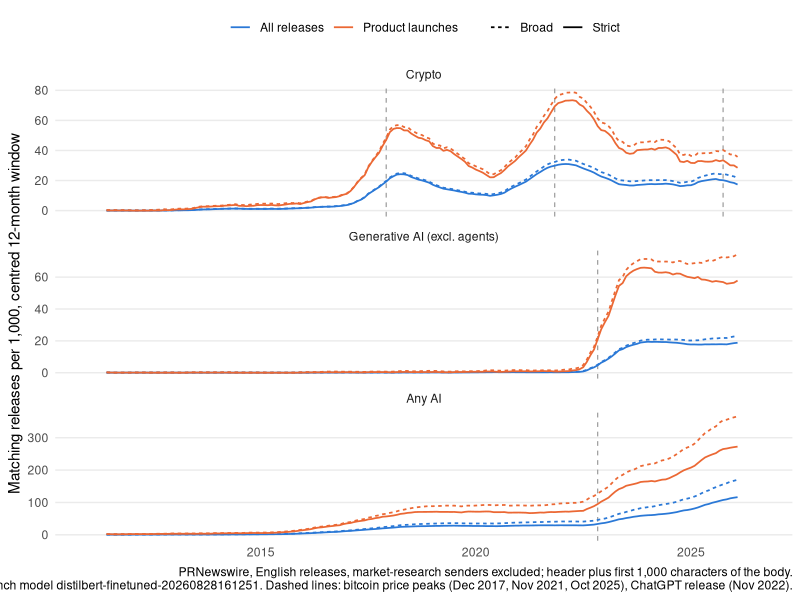
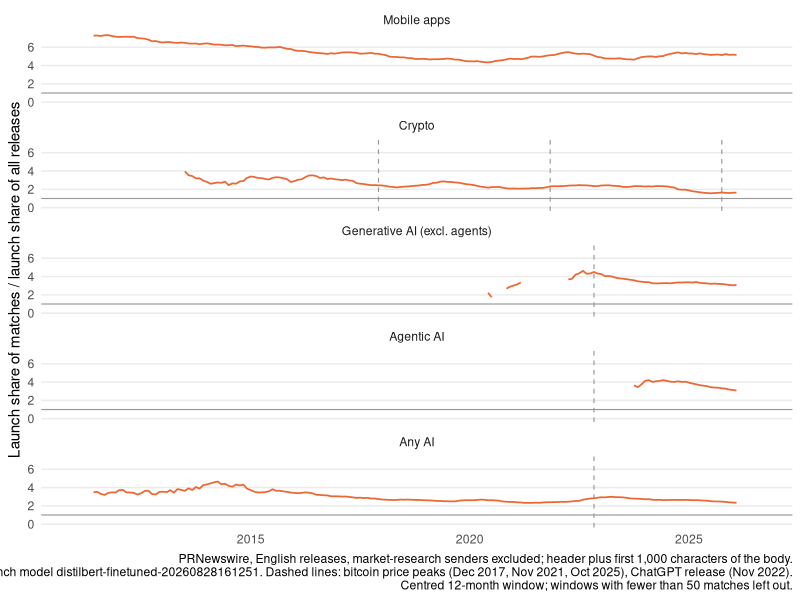
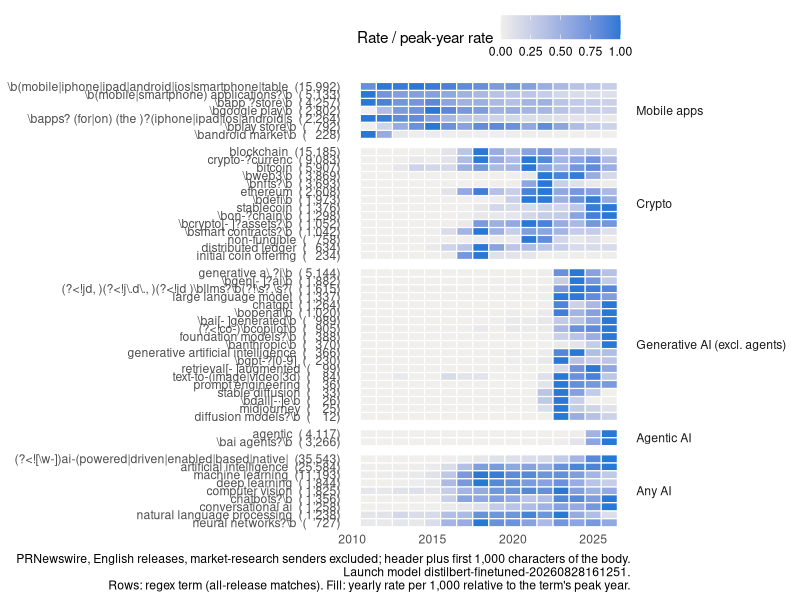
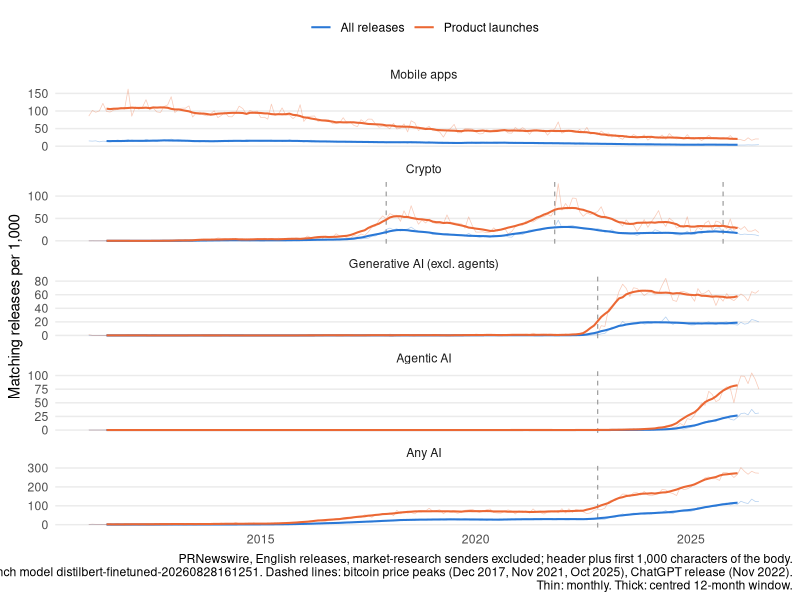
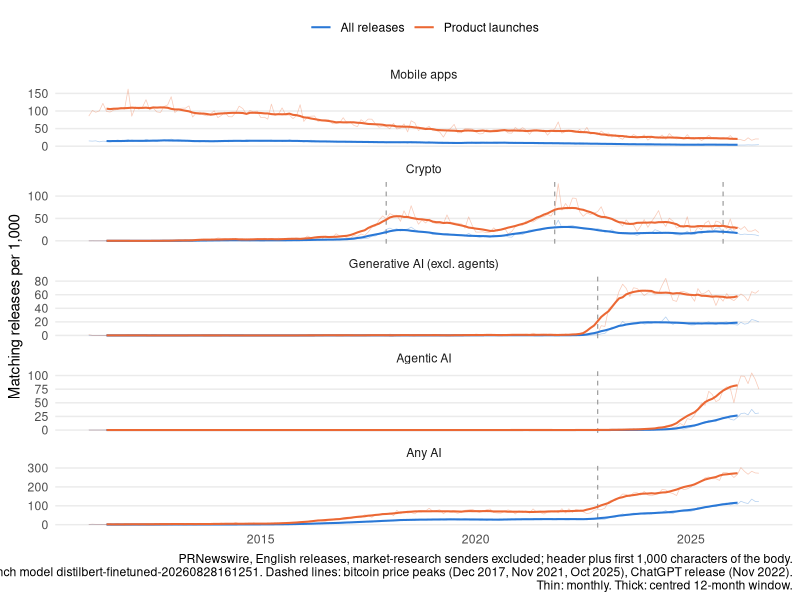
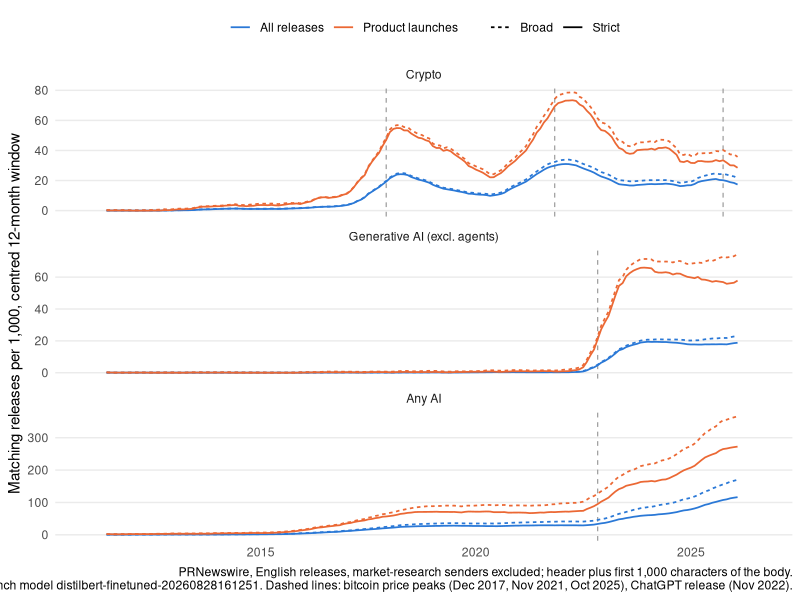
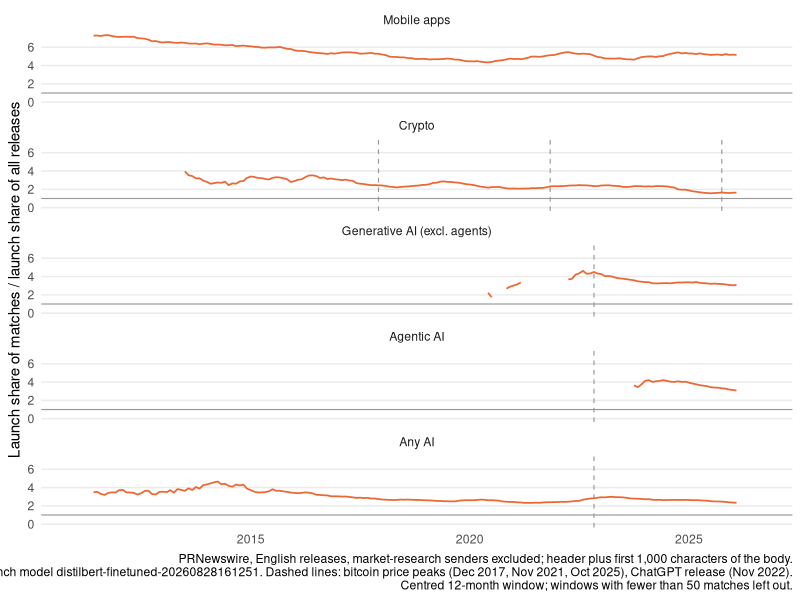
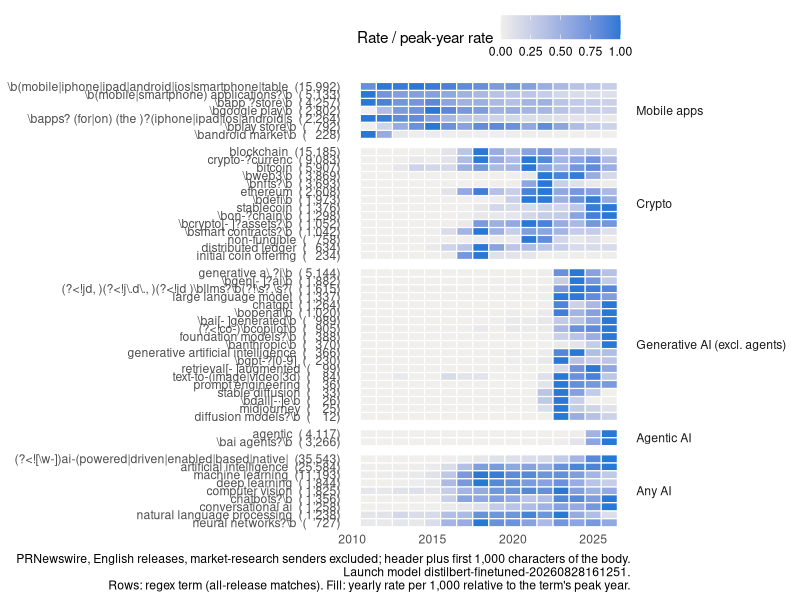

These charts were generated, in order, by the following R code:
library(data.table)
library(ggplot2)
pdf(NULL)

setwd(dirname(normalizePath(sub("--file=", "", grep("--file=", commandArgs(), value = TRUE)))))

# Pre-2011 coverage is thin; the last month is still being scraped
cv <- fread("coverage.csv")[month >= "2011-01" & month < max(month)]
labels <- c(
	mobile = "Mobile apps", crypto = "Crypto", genai = "Generative AI (excl. agents)", agentic = "Agentic AI", ai = "Any AI",
	crypto_broad = "Crypto", genai_broad = "Generative AI (excl. agents)", ai_broad = "Any AI"
)
headline <- c("mobile", "crypto", "genai", "agentic", "ai")

# monthly.csv omits months with no matches
d <- fread("monthly.csv")[, !"total"][CJ(month = cv$month, group = c("all", "launch"), series = names(labels)), on = .(month, group, series)]
d[is.na(n), `:=`(n = 0L, senders = 0L)]
d[cv, total := fifelse(group == "all", i.kept, i.launch_kept), on = "month"]
d[, date := as.IDate(paste0(month, "-01"))]
setkey(d, series, group, date)
# Centred 12-month window: ratio of sums, so thin months weigh less
d[, `:=`(rate = 1000 * n / total, smooth = 1000 * frollsum(n, 12, align = "center") / frollsum(total, 12, align = "center")), by = .(series, group)]
d[, label := factor(labels[series], unique(labels))]

cols <- c(all = "#2a78d6", launch = "#eb6834")
group_labels <- c(all = "All releases", launch = "Product launches")
theme_set(theme_minimal(base_size = 11) + theme(
	panel.grid.minor = element_blank(), panel.grid.major.x = element_blank(),
	legend.position = "top", legend.title = element_blank(),
	plot.background = element_rect(fill = "white", colour = NA)
))
events <- data.table(series = c("crypto", "crypto", "crypto", "genai", "agentic", "ai"), date = as.IDate(c("2017-12-01", "2021-11-01", "2025-10-01", "2022-11-01", "2022-11-01", "2022-11-01")))
events[, label := factor(labels[series], levels(d$label))]
event_lines <- geom_vline(data = events, aes(xintercept = date), linetype = "dashed", colour = "grey60", linewidth = 0.4)
caption <- sprintf(paste(
	"PRNewswire, English releases, market-research senders excluded; header plus first 1,000 characters of the body.",
	"Launch model %s.", sep = "\n"), cv$launch_version[1])
caption_events <- paste(caption, "Dashed lines: bitcoin price peaks (Dec 2017, Nov 2021, Oct 2025), ChatGPT release (Nov 2022).")

ggplot(d[series %in% headline], aes(date, colour = group)) +
	event_lines +
	geom_line(aes(y = rate), linewidth = 0.25, alpha = 0.35) +
	geom_line(aes(y = smooth), linewidth = 0.7, na.rm = TRUE) +
	facet_wrap(~label, ncol = 1, scales = "free_y") +
	scale_colour_manual(values = cols, labels = group_labels) +
	scale_y_continuous(limits = c(0, NA)) +
	labs(x = NULL, y = "Matching releases per 1,000", caption = paste(caption_events, "Thin: monthly. Thick: centred 12-month window.", sep = "\n"))
ggsave("shares.png", width = 9, height = 11, dpi = 150)

r <- d[series %in% c("crypto", "crypto_broad", "genai", "genai_broad", "ai", "ai_broad")]
r[, variant := fifelse(grepl("_broad", series), "Broad", "Strict")]
ggplot(r, aes(date, smooth, colour = group, linetype = variant)) +
	geom_vline(data = events[series %in% r$series], aes(xintercept = date), linetype = "dashed", colour = "grey60", linewidth = 0.4) +
	geom_line(linewidth = 0.6, na.rm = TRUE) +
	facet_wrap(~label, ncol = 1, scales = "free_y") +
	scale_colour_manual(values = cols, labels = group_labels) +
	scale_linetype_manual(values = c(Strict = "solid", Broad = "22")) +
	scale_y_continuous(limits = c(0, NA)) +
	labs(x = NULL, y = "Matching releases per 1,000, centred 12-month window", caption = caption_events)
ggsave("robustness.png", width = 9, height = 8, dpi = 150)

# Lift: launch share among matches over launch share among all releases
w <- dcast(d[series %in% headline], series + label + date ~ group, value.var = c("n", "total"))
setkey(w, series, date)
w[, `:=`(lift = (frollsum(n_launch, 12, align = "center") / frollsum(n_all, 12, align = "center")) /
	(frollsum(total_launch, 12, align = "center") / frollsum(total_all, 12, align = "center")),
	matches = frollsum(n_all, 12, align = "center")), by = series]
w[matches < 50, lift := NA]
ggplot(w, aes(date, lift)) +
	event_lines +
	geom_hline(yintercept = 1, colour = "grey60", linewidth = 0.4) +
	geom_line(colour = cols[["launch"]], linewidth = 0.6, na.rm = TRUE) +
	facet_wrap(~label, ncol = 1) +
	scale_y_continuous(limits = c(0, NA)) +
	labs(x = NULL, y = "Launch share of matches / launch share of all releases",
		caption = paste(caption_events, "Centred 12-month window; windows with fewer than 50 matches left out.", sep = "\n"))
ggsave("lift.png", width = 9, height = 9, dpi = 150)

# Per-term timing; the Any AI panel shows only the terms not already in generative or agentic AI
tm <- fread("terms.csv")[group == "all" & series %in% headline & month %in% cv$month]
tm <- tm[!(series == "ai" & term %in% tm[series %in% c("genai", "agentic"), unique(term)])]
tm[, year := as.integer(substr(month, 1, 4))]
tm <- tm[, .(n = sum(n)), by = .(series, term, year)]
years <- cv[, unique(as.integer(substr(month, 1, 4)))]
tm <- tm[unique(tm[, .(series, term)])[, .(year = years), by = .(series, term)], on = .(series, term, year)]
tm[is.na(n), n := 0L]
tm[cv[, .(total = sum(kept)), by = .(year = as.integer(substr(month, 1, 4)))], rate := 1000 * n / i.total, on = "year"]
tm[, `:=`(rel = rate / max(rate), tot = sum(n)), by = .(series, term)]
tm[, row := sprintf("%s  (%s)", substr(term, 1, 50), format(tot, big.mark = ","))]
tm[, row := factor(row, unique(row[order(series, -tot)]))]
tm[, label := factor(labels[series], levels(d$label))]
ggplot(tm, aes(year, row, fill = rel)) +
	geom_tile(colour = "white", linewidth = 0.4) +
	facet_grid(label ~ ., scales = "free_y", space = "free_y") +
	scale_y_discrete(limits = rev) +
	scale_fill_gradient(low = "#f0efec", high = "#2a78d6", limits = c(0, 1), name = "Rate / peak-year rate") +
	theme(panel.grid = element_blank(), legend.position = "top", legend.title = element_text(), strip.text.y = element_text(angle = 0, hjust = 0)) +
	labs(x = NULL, y = NULL, caption = paste(caption, "Rows: regex term (all-release matches). Fill: yearly rate per 1,000 relative to the term's peak year.", sep = "\n"))
ggsave("terms.png", width = 11, height = 16, dpi = 150)

sink("waves.txt")
cat(sprintf("Centred 12-month rate per 1,000 releases, %s to %s. Half-peak window: first and last month at or above half the peak.\n\n", min(cv$month), max(cv$month)))
print(d[!is.na(smooth), {
	p <- which.max(smooth)
	.(peak_month = month[p], peak = round(smooth[p], 1), half_from = month[which(smooth >= smooth[p] / 2)[1]],
		half_to = month[tail(which(smooth >= smooth[p] / 2), 1)], last = round(tail(smooth, 1), 1), matches = sum(n))
}, by = .(series, group)], row.names = FALSE)
cat("\nExcluded releases by year (% of scraped, blacklisted senders already removed upstream)\n")
print(cv[, .(scraped = sum(scraped), market_research = round(100 * sum(market_research) / sum(scraped), 1),
	non_english = round(100 * sum(non_english) / sum(scraped), 1), kept = sum(kept), launch_kept = sum(launch_kept)), by = .(year = substr(month, 1, 4))], row.names = FALSE)
sink()
